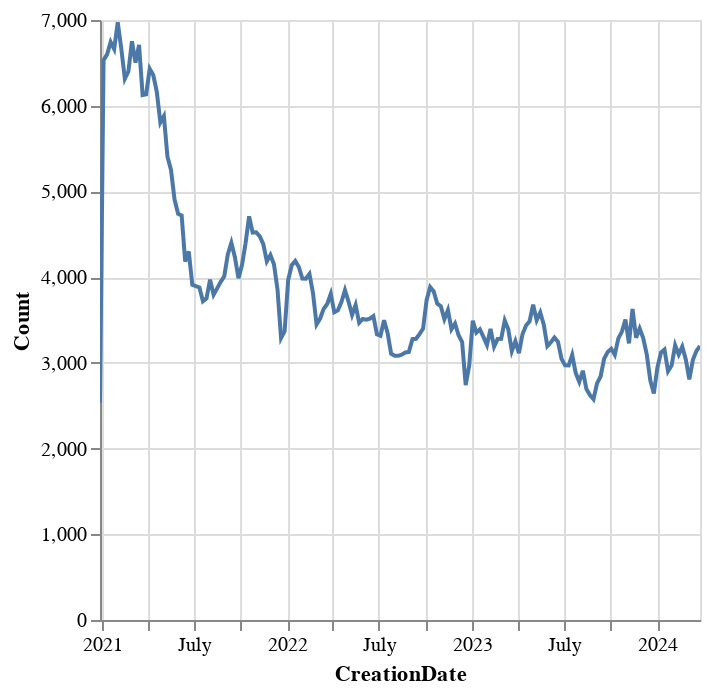

Notebook cell for this chart:
### Code cell
test.plot.line(x="CreationDate", y="Count")

### Figure 1 — Vega-Lite specification as saved in the notebook (floating-point values rounded to 4 significant figures; data arrays with more than 128 entries replaced by an {"elided": "..."} marker saying what was removed)
{"config": {"view": {"continuousWidth": 300, "continuousHeight": 300}}, "data": {"name": "data-cbb68b4054b347f90e0d6e175ebd761e"}, "mark": {"type": "line", "tooltip": true}, "encoding": {"x": {"field": "CreationDate", "type": "temporal"}, "y": {"field": "Count", "type": "quantitative"}}, "params": [{"name": "param_3", "select": {"type": "interval", "encodings": ["x", "y"]}, "bind": "scales"}], "$schema": "https://vega.github.io/schema/vega-lite/v5.20.1.json", "datasets": {"data-cbb68b4054b347f90e0d6e175ebd761e": {"elided": "170 records"}}}
